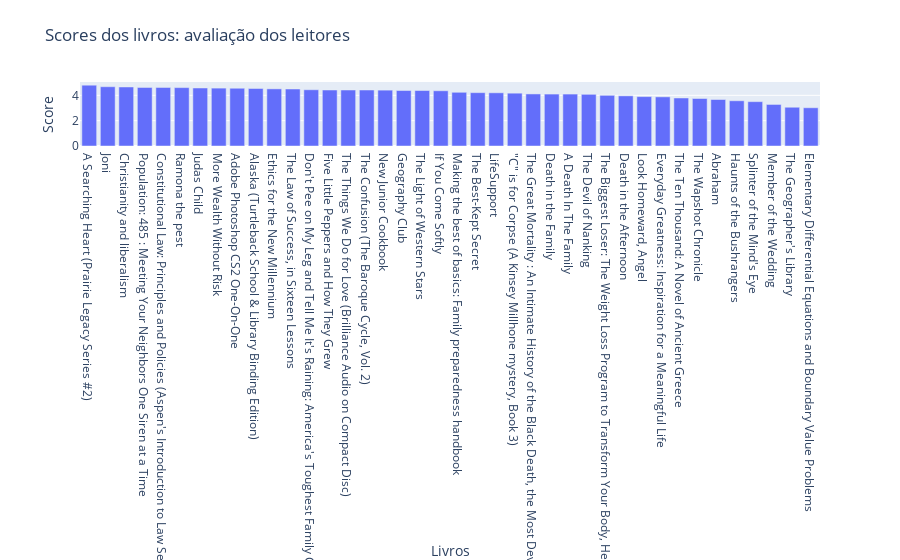

Notebook code cell kept with this figure:
### Code cell
import plotly.graph_objects as go

# Ordenar os dados pelo score do maior para o menor
bd_sorted = bd.sort_values(by='score', ascending=False)

# Dados para o gráfico
categorias = bd_sorted['Title']
valores = bd_sorted['score']

# Criação do gráfico de barras
fig = go.Figure(data=[
    go.Bar(name='Valores', x=categorias, y=valores)
])

# Personalização do layout do gráfico
fig.update_layout(
    title='Scores dos livros: avaliação dos leitores',
    xaxis_title='Livros',
    yaxis_title='Score'
)

# Exibir o gráfico
fig.show()

### Figure 1 — Plotly figure (JSON) as saved in the notebook; plotly's stock layout.template omitted (floating-point values rounded to 4 significant figures)
{"data": [{"name": "Valores", "type": "bar", "x": ["A Searching Heart (Prairie Legacy Series #2)", "Joni", "Christianity and liberalism", "Population: 485 : Meeting Your Neighbors One Siren at a Time", "Constitutional Law: Principles and Policies (Aspen's Introduction to Law Series)", "Ramona the pest", "Judas Child", "More Wealth Without Risk", "Adobe Photoshop CS2 One-On-One", "Alaska (Turtleback School & Library Binding Edition)", "Ethics for the New Millennium", "The Law of Success, in Sixteen Lessons", "Don't Pee on My Leg and Tell Me It's Raining: America's Toughest Family Court Judge Speaks Out", "Five Little Peppers and How They Grew", "The Things We Do for Love (Brilliance Audio on Compact Disc)", "The Confusion (The Baroque Cycle, Vol. 2)", "New Junior Cookbook", "Geography Club", "The Light of Western Stars", "If You Come Softly", "Making the best of basics: Family preparedness handbook", "The Best-Kept Secret", "LifeSupport", "\"C\" is for Corpse (A Kinsey Millhone mystery, Book 3)", "The Great Mortality : An Intimate History of the Black Death, the Most Devastating Plague of All Time", "Death in the Family", "A Death In The Family", "The Devil of Nanking", "The Biggest Loser: The Weight Loss Program to Transform Your Body, Health, and Life--Adapted from NBC's Hit Show!", "Death in the Afternoon", "Look Homeward, Angel", "Everyday Greatness: Inspiration for a Meaningful Life", "The Ten Thousand: A Novel of Ancient Greece", "The Wapshot Chronicle", "Abraham", "Haunts of the Bushrangers", "Splinter of the Mind's Eye", "Member of the Wedding", "The Geographer's Library", "Elementary Differential Equations and Boundary Value Problems"], "y": [4.8, 4.68, 4.66, 4.62, 4.62, 4.61, 4.58, 4.57, 4.56, 4.54, 4.51, 4.5, 4.44, 4.42, 4.42, 4.42, 4.41, 4.38, 4.38, 4.36, 4.24, 4.21, 4.2, 4.17, 4.11, 4.1, 4.1, 4.08, 4, 3.96, 3.9, 3.88, 3.79, 3.75, 3.67, 3.57, 3.5, 3.28, 3.06, 3.02]}], "layout": {"title": {"text": "Scores dos livros: avaliação dos leitores"}, "xaxis": {"title": {"text": "Livros"}}, "yaxis": {"title": {"text": "Score"}}}}
